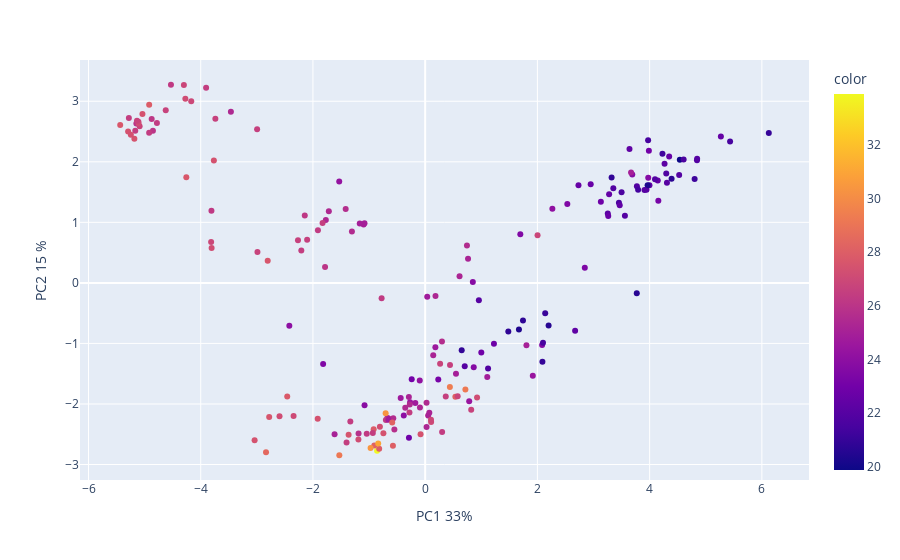

Source (notebook cell):
### Code cell
fig2 = px.scatter(x=countries_catnum_pca.PCA1, y=countries_catnum_pca.PCA2, 
                 color=countries_tidy_imp.bmi_men,
                 #size=countries_tidy_imp.area,
                 #symbol=countries_tidy.world_4region,
                 hover_name = countries_catnum.index,
                 labels={
                     "x": "PC1 33%",
                     "y": "PC2 15 %",
                 })
fig2.show()

# clusters are formed based on world_4region category
# PC1 is explained by life_expectancy
# PC2 (unlike PC2 from numerical data only) is not explained by bmi_men, there are more factors contributing to PC2, not a clear distinction

### Figure 1 — Plotly figure (JSON) as saved in the notebook; plotly's stock layout.template omitted (floating-point values rounded to 4 significant figures; data arrays with more than 128 entries replaced by an {"elided": "..."} marker saying what was removed)
{"data": [{"hovertemplate": "<b>%{hovertext}</b><br><br>PC1 33%=%{x}<br>PC2 15 %=%{y}<br>color=%{marker.color}<extra></extra>", "hovertext": {"elided": "193 str values"}, "legendgroup": "", "marker": {"color": {"elided": "193 float values"}, "coloraxis": "coloraxis", "symbol": "circle"}, "mode": "markers", "name": "", "orientation": "v", "showlegend": false, "type": "scatter", "x": {"elided": "193 float values"}, "xaxis": "x", "y": {"elided": "193 float values"}, "yaxis": "y"}], "layout": {"coloraxis": {"colorbar": {"title": {"text": "color"}}, "colorscale": [[0, "#0d0887"], [0.1111, "#46039f"], [0.2222, "#7201a8"], [0.3333, "#9c179e"], [0.4444, "#bd3786"], [0.5556, "#d8576b"], [0.6667, "#ed7953"], [0.7778, "#fb9f3a"], [0.8889, "#fdca26"], [1, "#f0f921"]]}, "legend": {"tracegroupgap": 0}, "margin": {"t": 60}, "xaxis": {"anchor": "y", "domain": [0, 1], "title": {"text": "PC1 33%"}}, "yaxis": {"anchor": "x", "domain": [0, 1], "title": {"text": "PC2 15 %"}}}}
